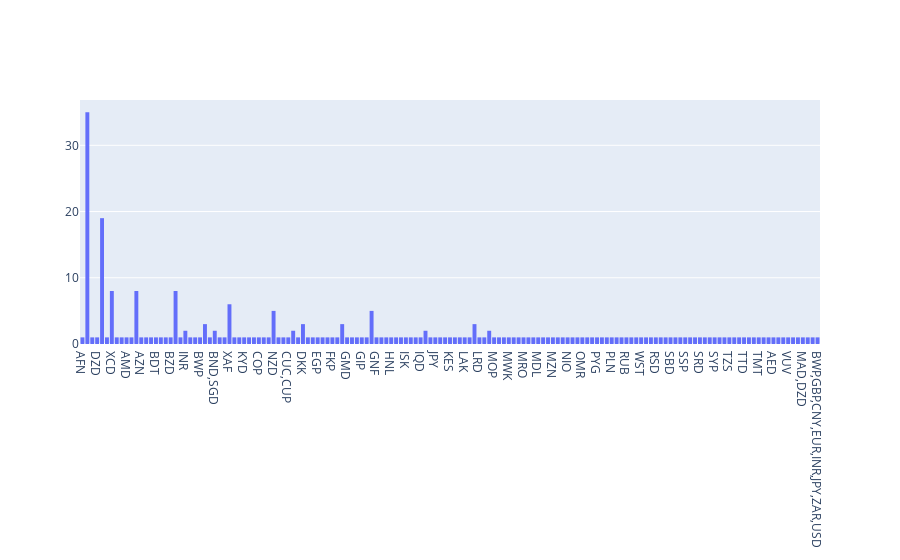

Write notebook code for a chart like this one.
### Code cell
fig = go.Figure(data=[go.Histogram(histfunc="count", x=df['currencies'])])
fig.show()

### Figure 1 — Plotly figure (JSON) as saved in the notebook; plotly's stock layout.template omitted (floating-point values rounded to 4 significant figures; data arrays with more than 128 entries replaced by an {"elided": "..."} marker saying what was removed)
{"data": [{"histfunc": "count", "type": "histogram", "x": {"elided": "250 str values"}}], "layout": {}}
